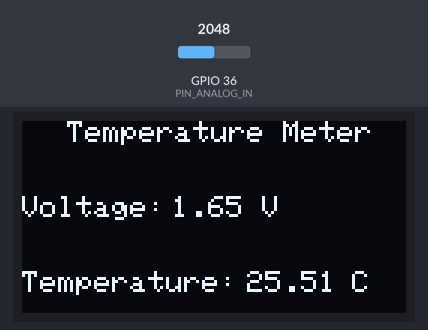
Bench run of a sketch on a simulated ESP32. On the bench: 128×64 one-colour display. The inputs (shaded band) are chosen by the test bench; at power-on: GPIO 36 (PIN_ANALOG_IN) = 2048.

Above: at 1.2 s.
1.3 s: GPIO 36 (PIN_ANALOG_IN) set to 2866
At 2.4 s:
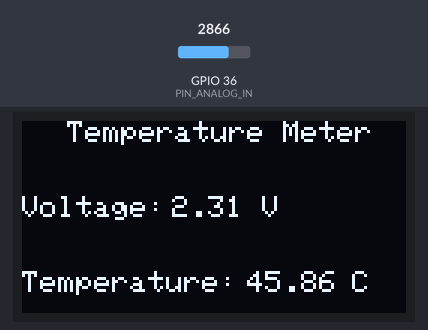
2.9 s: GPIO 36 (PIN_ANALOG_IN) set to 3603
At 4.2 s:
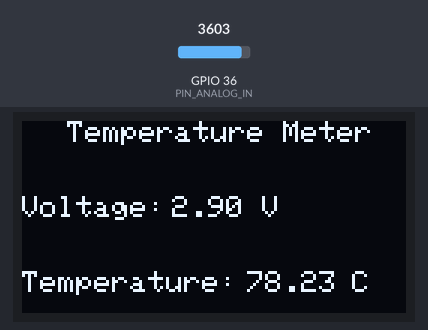
4.5 s: GPIO 36 (PIN_ANALOG_IN) set to 4095
At 5.9 s:
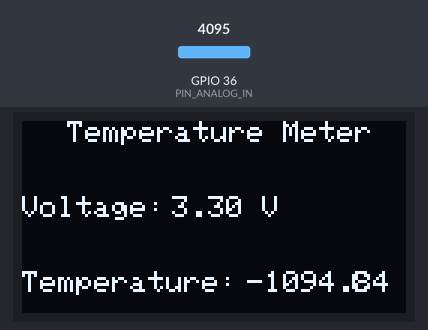
Timing chart, 0 to 7.5 s (numbered marks = the images above; inputs shaded):
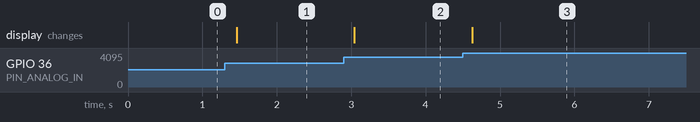

Measured:
- after the input at 1.3 s, the display: changes after 0.16 s (image 1)
- after the input at 2.9 s, the display: changes after 0.14 s (image 2)
- after the input at 4.5 s, the display: changes after 0.12 s (image 3)

The sketch:

Temperature_Instrument_Meter.ino
```cpp
/*
 * Filename: Temperature_Detector
 * Function: OLED displays the voltage and temperature detected by the thermistor
 * Compiling IDE：ARDUINO 2.3.3
 * Author: https://www.keyestudio.com/
*/
#include <SPI.h>
#include <Wire.h>
#include <Adafruit_GFX.h>
#include <Adafruit_SSD1306.h>

#define PIN_ANALOG_IN 36 // connect thermistor pin to IO36

#define SCREEN_WIDTH 128 // OLED display width, in pixels
#define SCREEN_HEIGHT 64 // OLED display height, in pixels

// Declaration for SSD1306 display connected using I2C
#define OLED_RESET -1  // Reset pin # (or -1 if sharing Arduino reset pin)
#define SCREEN_ADDRESS 0x3C
Adafruit_SSD1306 display(SCREEN_WIDTH, SCREEN_HEIGHT, &Wire, OLED_RESET);

void setup(){
  display.begin(SSD1306_SWITCHCAPVCC, 0x3C); // initialize with I2C addr 0x3C (specialize for 128x64)
  display.clearDisplay(); // clear display
}

void loop(){
  int AnalogValue = analogRead(PIN_ANALOG_IN);  // read IO36 pin analog value
  float Rt=0;      // NTC thermistor
  float R=10000;   // resistor with fixed resistance value of 10K
  float T2=273.15+25; // Convert to Kelvin temperature
  float B=3950;    // B value is an important parameter of thermistor
  float K=273.15;  // Fahrenheit (K°)
  float VR=0;
  VR = (float)(AnalogValue / 4095.0 * 3.3);  // Convert to a voltage value
  Rt = (3.3 - VR) / VR * 10000;    // Calculate the NTC thermistor
  float temp = 1/(1/T2+log(Rt/R)/B)-K+0.5;// Calculate temperature
  display.clearDisplay();  // clear display
  display.setTextSize(1);  // set text size
  display.setTextColor(WHITE);  // set text color
  display.setCursor(15,0);   // set text position
  display.println("Temperature Meter");  // set text content
  display.setCursor(0,25);   // set text position
  display.println("Voltage:");  // set text content
  display.setCursor(50,25);
  display.println(VR);
  display.setCursor(80,25);
  display.println("V");
  display.setCursor(0,50);
  display.println("Temperature:");
  display.setCursor(75,50);
  display.println(temp);
  display.setCursor(110,50);
  display.println("C");
  display.display();
  delay(150);
}
```
